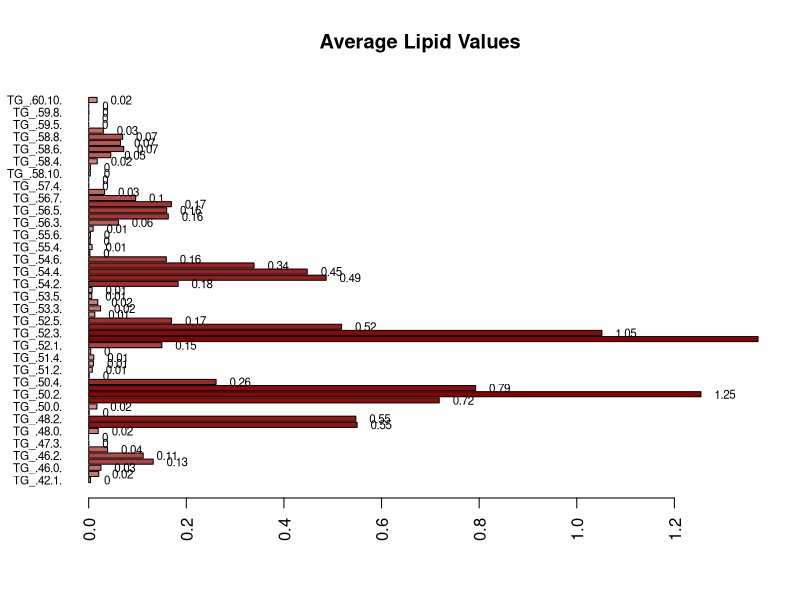
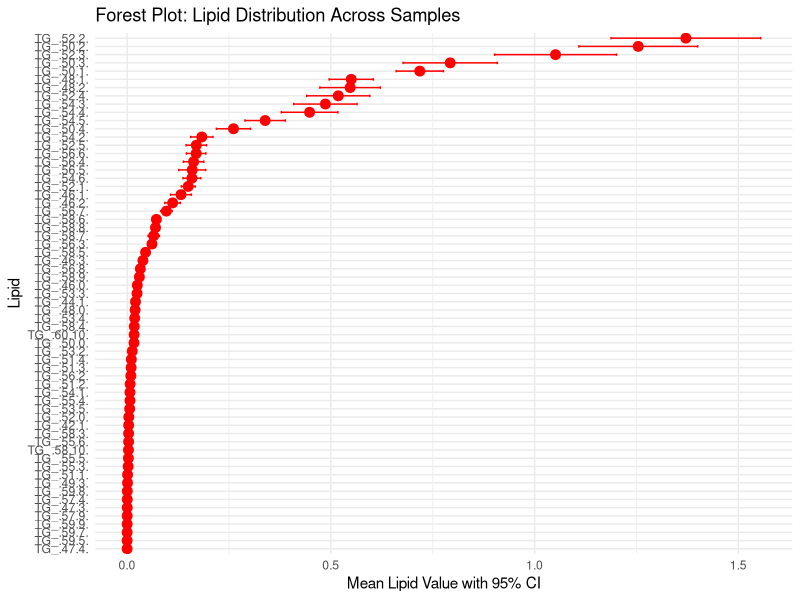
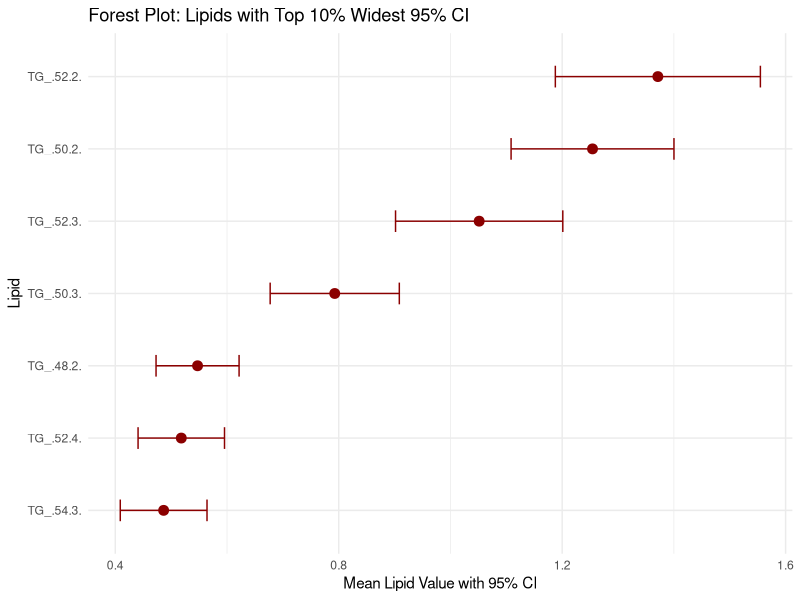
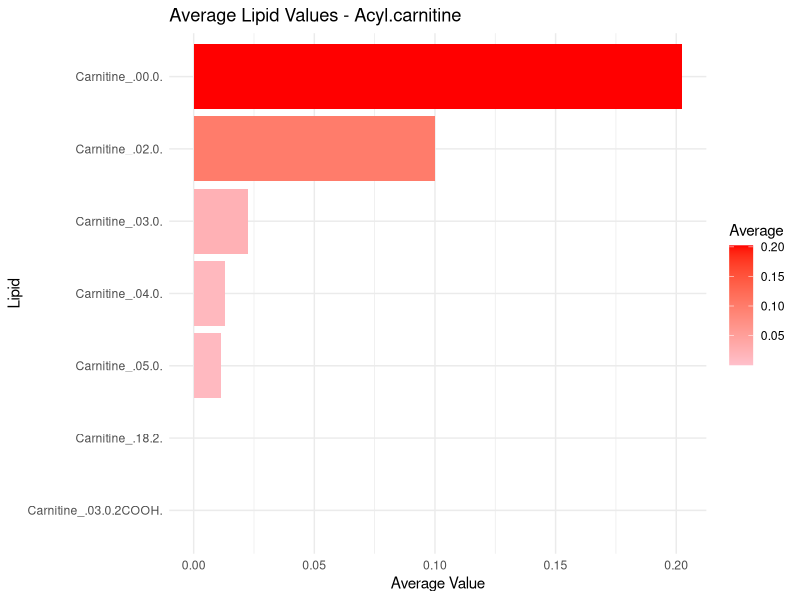
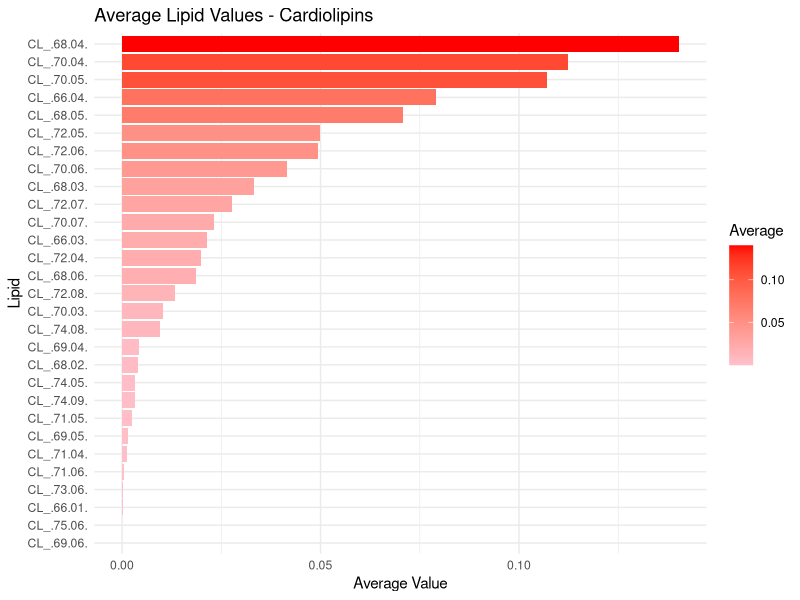
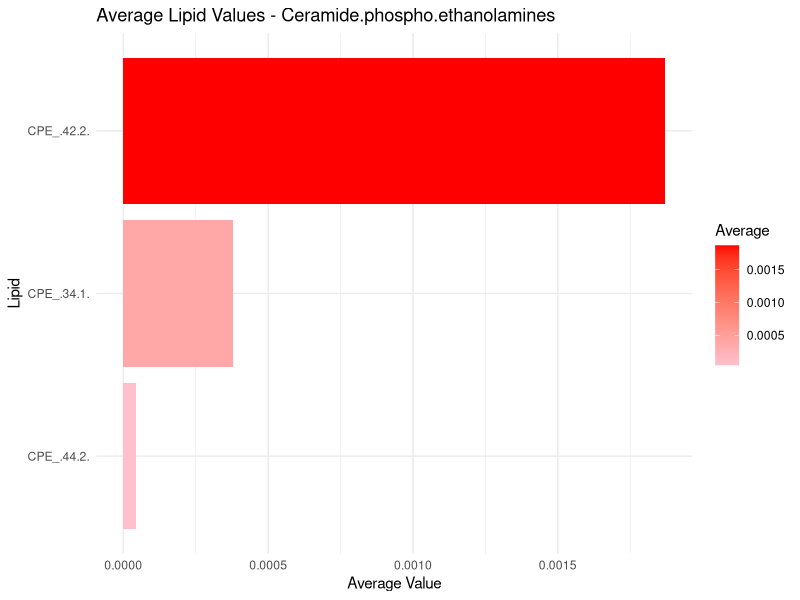
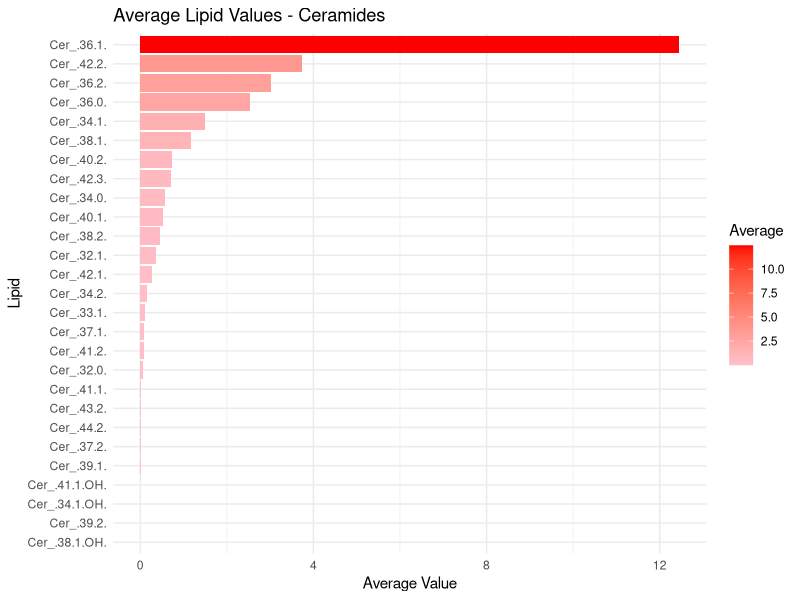
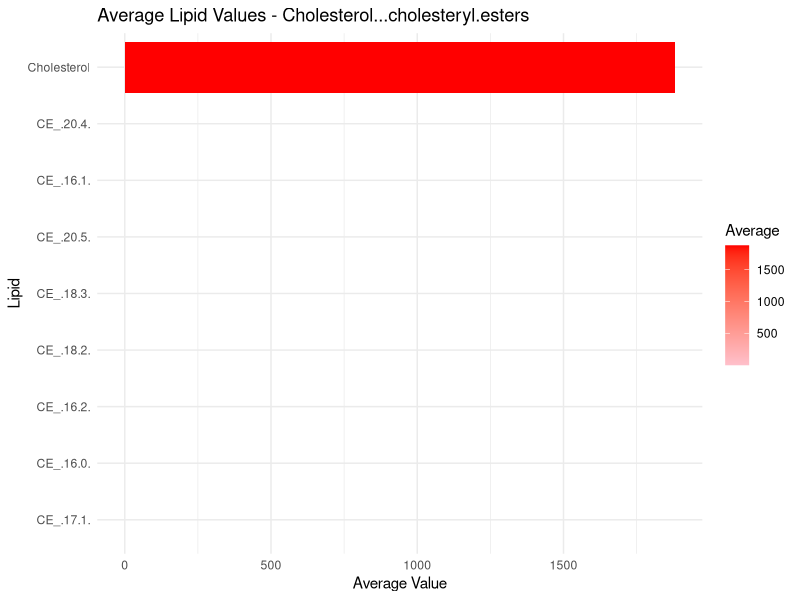

Write R code to recreate these figures, in order. (Note: this script raises an error after producing the figures.)
## packages ####################################################################

library(tidyr)
library(dplyr)
library(ggplot2)

## Data given in .xlsx format ##################################################

setwd("C:/Users/jamsu/OneDrive - Cardiff University/University/Masters/Big Data Biology/Modules/Dissertation/R Programme/Dissertation/test_data")

################################################################################
## data provided to the client #################################################
################################################################################

raw_data <- read.csv("raw_data_1.csv", header = T) # reading in the raw data

names(raw_data)[c(1,2,3,4,5)] <- c("Filename", "CMaLL Sample Name", "Group", "code", "Cell Count") # renaming columns

raw_data <- raw_data[-1,] # deleting the first row 

raw_data$code <- NULL # deleting 'code' column

raw_data$`Cell Count` <- NULL # deleting 'Cell count' column

#View(raw_data) # viewing raw data 

summary(raw_data) # summary of results

str(raw_data) # looking at data structure. They were all characters here.

raw_data[, 4:ncol(raw_data)] <- lapply(raw_data[, 4:ncol(raw_data)], function(x)
as.numeric(as.character(x))) # changing columns 4-n in raw data to numeric variables

sum(is.na(raw_data[, 4:ncol(raw_data)])) # checking that no NA values were introduced by coercion

str(raw_data) # checking the structure again

summary(raw_data) # summarising the data 

summary(raw_data[, 4:10]) # summaries for a subset of data

##### setting row names to sample names (not decided long term) and deleting all columns other than lipids tested. ##############################################

raw_data_lipids <- raw_data # copying the data frame to manipulate

rownames(raw_data_lipids) <- raw_data_lipids[[2]] # renaming the row names as the sample names

raw_data_lipids <- raw_data_lipids[, -(1:2)] # Deleting columns 1-2/3 to just keep the lipid data and remove unnecessary metadata. To 2 is keeping grouping, to 3 is without grouping.

duplicated_columns <- duplicated(as.list(raw_data_lipids)) # creates logical list of whether any columns are completely duplicated values

any(duplicated_columns) # tells you if any in the list are true

################################################################################
## lipids tested for the client ################################################
################################################################################

lipids_tested <- read.csv("lipids_tested_1.csv", header = T) # reading in the list of lipids tested
#View(lipids_tested)

lipids_tested <- lipids_tested %>% 
  pivot_longer(
    cols = everything(),
    names_to = "family",
    values_to = "lipid"
  ) %>% 
  filter(!is.na(lipid)) # putting all column values (lipid) into rows with their associated column name (family)

lipids_tested <- lipids_tested[order(lipids_tested$family), ] # ordering the lipid families alphabetically

summary(lipids_tested) # 4318 rows with empty lipid cells

lipids_tested <- lipids_tested[!(is.na(lipids_tested$lipid) | lipids_tested$lipid == ""), ] # getting rid of the rows without relevant lipids attached (i.e. blank cells for lipid names)

lipids_tested$lipid <- make.names(lipids_tested$lipid) # changing the (): characters to . to match the syntax of the column names in the other data frame.

#View(lipids_tested)
summary(lipids_tested) # 1602 rows without empty lipid cells

## checking for mismatched columns #############################################

#all_cols <- unique(unlist(lapply(raw_data_by_family, colnames))) 
#number_of_lipids_saved <- length(all_cols)  # total number of unique column names. Should be the same as the number of variables in the raw_data_lipids. If it's not then there is an issue with mismatched columns somewhere and the below script will help with figuring out where those are.

raw_data_columns <- colnames(raw_data_lipids) # saving all of the column names (lipids)
lipids <- lipids_tested$lipid # saving the names of all of the lipids tested.

unmatched_cols <- setdiff(raw_data_columns, lipids) # looking at how the two above lists match by outputting which ones didn't
number_unmatched <- length(unmatched_cols) # asking how many columns didn't match
print(unmatched_cols[1:number_unmatched]) # to tell me what the mismatched columns are

## subset data by lipid family #################################################

lipid_families <- split(lipids_tested$lipid, lipids_tested$family) # split the lipids by their family and save them as such

raw_data_by_family <- list() # creating an empty list to store the separated data frames

for(family in names(lipid_families)) {
  # Get lipid columns for this family
  cols <- lipid_families[[family]]
  
  # Only keep columns that actually exist in raw_data
  cols <- intersect(cols, colnames(raw_data_lipids))
  
  # Subset raw_data by these columns
  raw_data_by_family[[family]] <- raw_data[, cols, drop = FALSE]
} # the column numbers (489 added) do not match the number of columns in the raw data (500 columns) because of the mismatched columns previously detected. This means that this program will only separate columns in raw data that are identically found in the list of tested lipids. Anything named any differently will be ignored. Therefore, data could be lost this way and is something to be very careful of.

for(family in names(raw_data_by_family)) {
  assign(paste0("raw_data_", family), raw_data_by_family[[family]])
} # creating different data frames of the separated

## remove data frames with 0 variables before averaging ########################
## it causes issues with loops to keep them there and they are unnecessary #####

raw_data_names <- ls(pattern = "^raw_data_") # making a list of all the data frames I have with names starting 'raw_data_'

for (name in raw_data_names) {
  df <- get(name)
  
  if (is.data.frame(df) && ncol(df) == 0) {
    message("Removing empty data frame: ", name)
    rm(list = name, envir = .GlobalEnv)
  }
} # checking for empty data frames and removing them. This loops says, check for every name in the list I've made, get the data frame that's related to it, if the data frame has no columns then give a message that it's empty and then remove it. 

################################################################################
############ Primary data exploration ##########################################
################################################################################

## my idea is to firstly do this for one single lipid family to see what I'd like as an output and then loop this through all for the programme.

## below is the test using just 

## FIRSTLY: COMPARING THE AVERAGE VALUES OF EACH COLUMN (LIPID) WITHIN THE FAMILY #########################################################################

avg_row <- colMeans(raw_data_Triacyl.glycerols, na.rm = TRUE) # make a data frame with the average values

raw_data_Triacyl.glycerols <- rbind(raw_data_Triacyl.glycerols, Average = avg_row) # adding the average row to the original data frame

avg_values <- as.numeric(raw_data_Triacyl.glycerols["Average", ]) # removing the average values to plot

names(avg_values) <- colnames(raw_data_Triacyl.glycerols)

pal <- colorRampPalette(c("mistyrose", "darkred")) # creating the colour palette for bars
bar_colours <- pal(length(avg_values))[rank(avg_values)] # 

bp <- barplot(
  avg_values,
  main = "Average Lipid Values",
  horiz = TRUE,
  las = 2,                # Rotate x-axis labels
  cex.names = 0.7,        # Shrink label size if needed
  col = bar_colours
)

text(
  x = avg_values + max(avg_values) * 0.02,  # position slightly to the right
  y = bp,
  labels = round(avg_values, 2),            # round to 2 decimals
  cex = 0.7,
  adj = 0
)

# I now want to make a forest plot for all of these TGs too

raw_data_Triacyl.glycerols <- raw_data_Triacyl.glycerols[1:57,]

raw_data_Triacyl.glycerols$Sample <- rownames(raw_data_Triacyl.glycerols)

raw_data_Triacyl.glycerols_long <- raw_data_Triacyl.glycerols %>%
  pivot_longer(
    cols = -Sample, 
    names_to = "Lipid", 
    values_to = "Value"
  )

TG_summary_stats <- raw_data_Triacyl.glycerols_long %>%
  group_by(Lipid) %>%
  summarise(
    mean = mean(Value, na.rm = TRUE),
    sd = sd(Value, na.rm = TRUE),
    n = n(),
    se = sd / sqrt(n),
    lower = mean - 1.96 * se,
    upper = mean + 1.96 * se
  )

ggplot(TG_summary_stats, aes(x = mean, y = reorder(Lipid, mean))) +
  geom_point(color = "red", size = 3) +             # mean points
  geom_errorbarh(aes(xmin = lower, xmax = upper), height = 0.3, color = "red") +  # 95% CI
  labs(
    x = "Mean Lipid Value with 95% CI",
    y = "Lipid",
    title = "Forest Plot: Lipid Distribution Across Samples"
  ) +
  theme_minimal() # this plots all 63 lipids in the TG family

# I'd like to now just plot the top 10%

TG_summary_stats <- TG_summary_stats %>%
  mutate(ci_width = upper - lower)

cutoff <- quantile(TG_summary_stats$ci_width, 0.9)

top_10_percent_CI <- TG_summary_stats %>%
  filter(ci_width >= cutoff)

ggplot(top_10_percent_CI, aes(x = mean, y = reorder(Lipid, mean))) +
  geom_point(color = "darkred", size = 3) +                        # mean points
  geom_errorbarh(aes(xmin = lower, xmax = upper), height = 0.3,    # horizontal error bars
                 color = "darkred") +
  labs(
    x = "Mean Lipid Value with 95% CI",
    y = "Lipid",
    title = "Forest Plot: Lipids with Top 10% Widest 95% CI"
  ) +
  theme_minimal()

## SECONDLY: COMPARING AVERAGE VALUES BETWEEN EXPERIMENTAL GROUPS ##############

# this is dependent on having the groups back in the data frame

groupings <- raw_data_lipids[,1] # making a list of all the groupings associated with the data

raw_data_Triacyl.glycerols <- raw_data_Triacyl.glycerols[1:57,] # removing the average column so that the next step of binding has the same number of columns to work with 

TG_grouping <- cbind(groupings,raw_data_Triacyl.glycerols) # adding the groupings to the TG data specifically

# now ask R for averages for each group to compare. Use aggregate which splits data into specified groups, applies a function and then gives back a new data frame with the results of the function

TG_group_averages <- aggregate(. ~ groupings, data = TG_grouping, FUN = mean, na.rm = TRUE) # Asks for 'all other columns' against column 1 (groupings) in TG_grouping to be processed for their mean. This leaves 19 columns, one for each group. 

colnames(TG_group_averages)[1] <- "Group" # renaming the column to 'Group'

# I now want to compare these results

# firstly, I want to make a bar chart for all of them individually


################################################################################
########### WORKING ON A LOOP FOR ALL LIPID FAMILIES ###########################
################################################################################

raw_data_names <- ls(pattern = "^raw_data_") # makes sure we're analysing everything that has data in the final data frame

raw_data_names <- raw_data_names[sapply(raw_data_names, function(x) {
  df <- get(x)
  is.data.frame(df) && all(sapply(df, is.numeric))
})]

if (!dir.exists("outputs")) {
  dir.create("outputs")
} # makes a folder called 'outputs'

lipid_families_folder <- file.path("outputs", "lipid_families")

if (!dir.exists(lipid_families_folder)) {
  dir.create(lipid_families_folder)
} # makes an extra folder in 'outputs' called 'lipid families'


for (name in raw_data_names) {
  cat("Creating folder for:", name, "\n")
  lipid_family <- sub("^raw_data_", "", name)
  folder_path <- file.path("outputs/lipid_families", lipid_family)
  if (!dir.exists(folder_path)) {
    dir.create(folder_path)
  }
} # creates a folder in 'outputs/lipid_families' for all information relating to each of the lipid families




#### FOR LOOP FOR COMPARING THE AVERAGES OF ALL LIPIDS WITHIN A FAMILY #########

for (df_name in raw_data_names) {
  
  lipid_family <- sub("^raw_data_", "", df_name)
  folder_path <- file.path("outputs", "lipid_families", lipid_family)
  
  ## setting message
  cat("Processing:", df_name, "\n")
  
  ## Just in case folder doesn't exist, you can optionally check or skip
  if (!dir.exists(folder_path)) {
    warning(paste("Folder does not exist:", folder_path))
    next  # skip to next iteration if folder missing
  }
  
  df <- get(df_name)
  
  # Calculate average values for each lipid
  avg_values <- colMeans(df, na.rm = TRUE)
  
  plot_df <- data.frame(
    Lipid = names(avg_values),
    Average = as.numeric(avg_values)
  )
  
  p <- ggplot(plot_df, aes(x = reorder(Lipid, Average), y = Average, fill = Average)) +
    geom_bar(stat = "identity") +
    coord_flip() +
    scale_fill_gradient(low = "pink", high = "red") +
    labs(title = paste("Average Lipid Values -", lipid_family),
         x = "Lipid",
         y = "Average Value") +
    theme_minimal()
  
  # Save the plot inside the existing folder
  plot_file <- file.path(folder_path, paste0(lipid_family, "_barplot.png"))
  ggsave(filename = plot_file, plot = p, width = 8, height = 4)
}














































